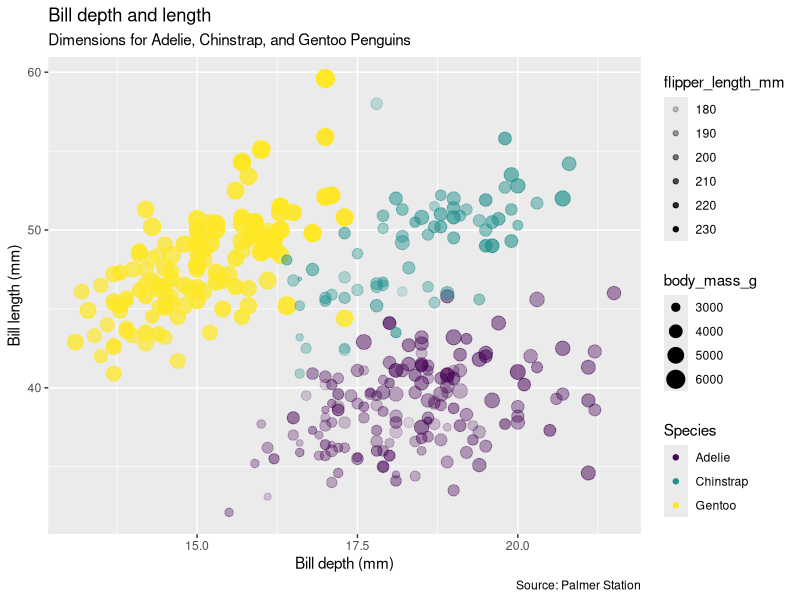
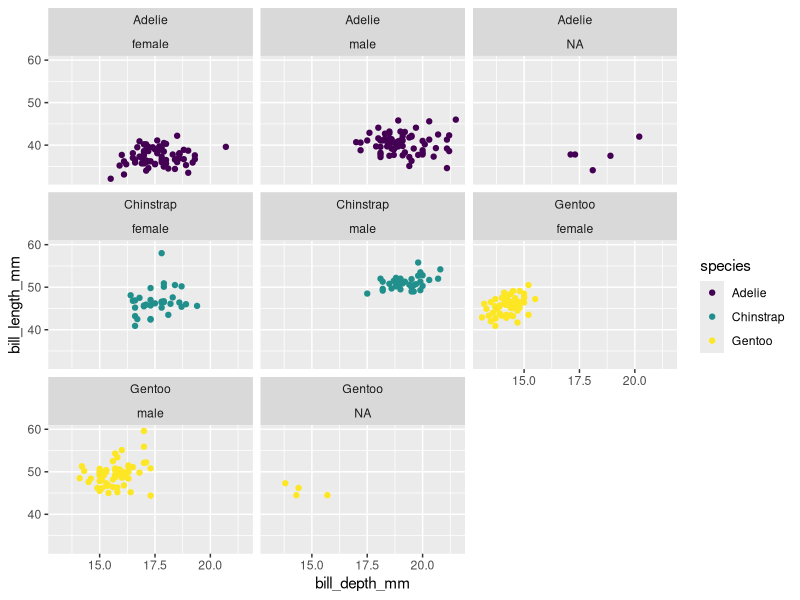
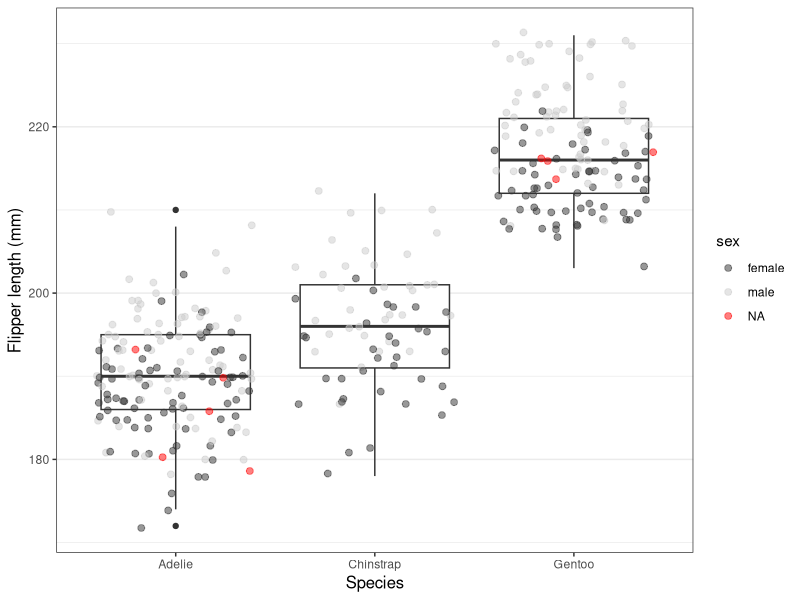

The R source for these figures, in order:
#Making plots with ggplot2
#By Angela Richards Donà
#created on 9/10/24

#open libraries
library(palmerpenguins)
library(tidyverse)

#look at the data
view(penguins)
head(penguins)
tail(penguins)
glimpse(penguins)
penguins

#make a plot
ggplot (data = penguins, 
        mapping = aes(x = bill_depth_mm,
                      y = bill_length_mm,
                      color = species,
                      size = body_mass_g,
                      alpha = flipper_length_mm)) +
  geom_point() +
  labs(title = "Bill depth and length",
       subtitle = "Dimensions for Adelie, Chinstrap, and Gentoo Penguins",
       x = "Bill depth (mm)",
       y = "Bill length (mm)",
       color = "Species",
       caption = "Source: Palmer Station") +
  scale_color_viridis_d()


ggplot (data = penguins,
        aes(x = bill_depth_mm,
            y = bill_length_mm,
            color = species)) +
  geom_point() +
  facet_wrap(species~sex) + #make 2 columns 
  scale_color_viridis_d()

#now make your own plot
ggplot (data = penguins, mapping = aes(x = species, 
                                       y = flipper_length_mm)) +
  geom_boxplot() +
  geom_jitter(alpha = 0.5, size = 2, aes(color = sex)) +
  scale_color_grey() +
  labs(x = "Species", y = "Flipper length (mm)") +
  theme_bw() +
  theme(axis.title = element_text(size = 12), 
        panel.grid.major.x = element_blank(), 
        legend.position = "right")

  